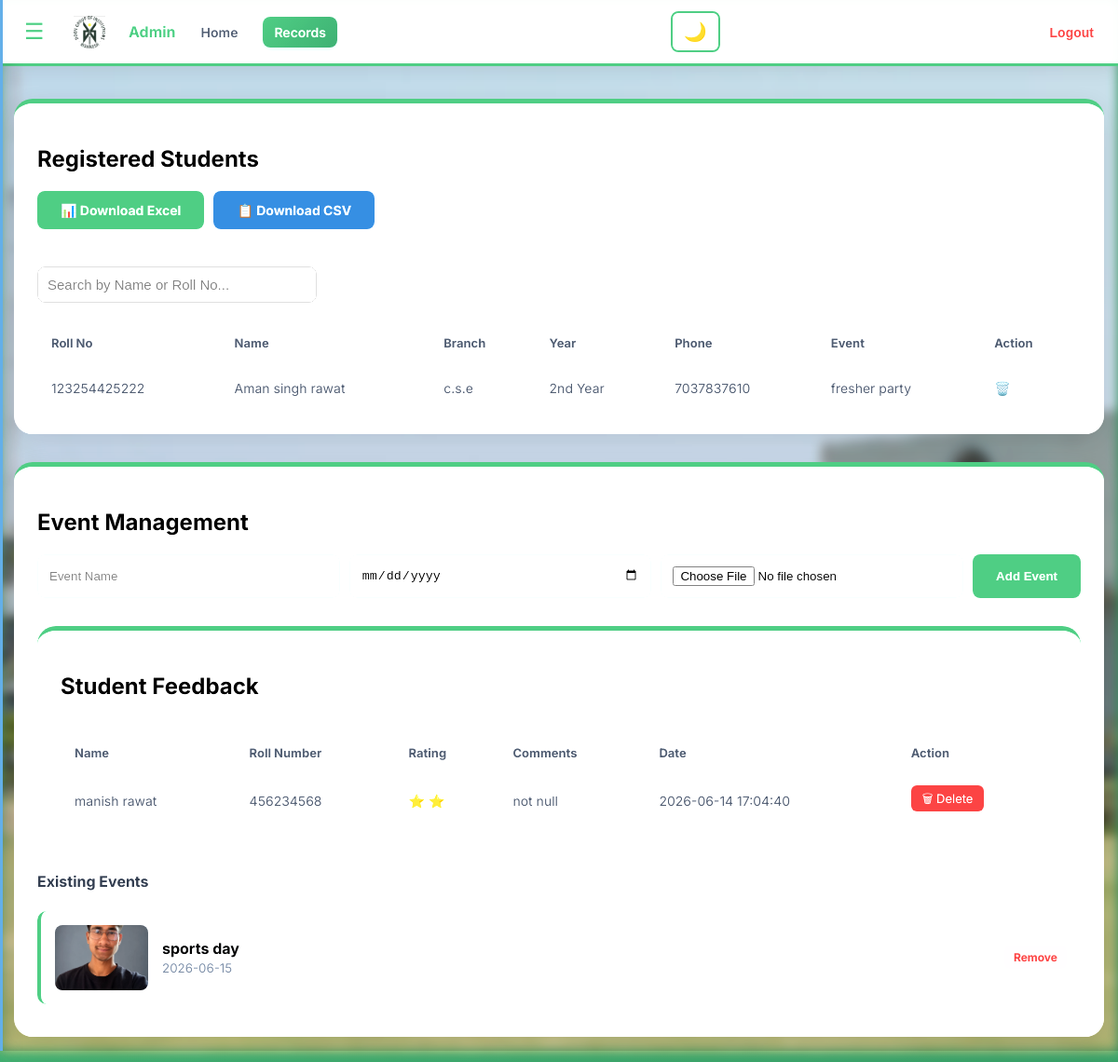
/students (signed in), run on the app's committed database.
### app.py (models this page shows)
class Student(db.Model):
    id = db.Column(db.Integer, primary_key=True)
    roll_no = db.Column(db.String(20), unique=True, nullable=False)
    name = db.Column(db.String(100), nullable=False)
    branch = db.Column(db.String(50), nullable=False)
    year = db.Column(db.String(20), nullable=False)
    phone = db.Column(db.String(15), nullable=False)
    event_name = db.Column(db.String(100), nullable=False)

class Feedback(db.Model):
    id = db.Column(db.Integer, primary_key=True)
    name = db.Column(db.String(100), nullable=False)
    roll_number = db.Column(db.String(20), nullable=False)
    rating = db.Column(db.Integer, nullable=False)
    comments = db.Column(db.Text, nullable=True)
    timestamp = db.Column(db.String(50), default=lambda: time.strftime('%Y-%m-%d %H:%M:%S'))

class Event(db.Model):
    id = db.Column(db.Integer, primary_key=True)
    name = db.Column(db.String(100), nullable=False)
    date = db.Column(db.String(20), nullable=False)
    image = db.Column(db.String(200), nullable=True)

### app.py (the view)
@login_required
@app.route('/students')
def view_students():
    if not session.get('logged_in'):
        return redirect(url_for('login'))
    students = Student.query.all()
    events = Event.query.all()
    feedbacks = Feedback.query.order_by(Feedback.id.desc()).all()
    return render_template(
        'view_students.html',
        students=students,
        events=events,
        feedbacks=feedbacks
    )

### app.py (called while the page is built)
@app.after_request
def add_header(response):
    response.headers["Cache-Control"] = "no-store, no-cache, must-revalidate, max-age=0"
    response.headers["Pragma"] = "no-cache"
    response.headers["Expires"] = "-1"
    return response

### templates/view_students.html (shortened to what this page needs)
<!DOCTYPE html>
<html>
<head>
    <link rel="stylesheet" href="{{ url_for('static', filename='style.css') }}?v=1.1">
</head>
<body>
<div id="mySidebar" class="sidebar">
    <a href="/">Dashboard</a>
    <a href="/register">Add Student</a>
    <a href="/students">View Records</a>
    <form method="POST" action="{{ url_for('logout') }}">
        <button type="submit" style="background:none; border:none; color:#cbd5e0; padding:15px 25px; font-size:18px; cursor:pointer; width:100%; text-align:left;">Logout</button>
    </form>
</div>
<nav class="navbar-custom">
    <div class="nav-left">
        <button onclick="openNav()" style="background:none; border:none; font-size:24px; cursor:pointer; color:#48bb78;">&#9776;</button>
        <img src="{{ url_for('static', filename='logo.png') }}" alt="College Logo" style="height: 35px; margin: 0 10px;" onerror="this.style.display='none'">
        <span style="font-weight: bold; color: #48bb78;">Admin</span>
        <a href="/">Home</a>
        <a href="/students" class="active">Records</a>
    </div>
    <button class="dark-mode-toggle" onclick="toggleDarkMode()" title="Toggle Dark/Light Mode" style="background:none; border:2px solid #48bb78; color:#48bb78; font-size:20px; cursor:pointer; padding:8px 12px; border-radius:8px; margin-left:10px;">🌙</button>
    <form method="POST" action="{{ url_for('logout') }}">
        <button type="submit" class="logout-btn">Logout</button>
    </form>
</nav>
<div class="container">
    <div class="table-card">
        <h2>Registered Students</h2>
        <div style="display: flex; gap: 10px; margin-bottom: 20px; flex-wrap: wrap;">
            <a href="/download_excel" style="display: inline-block; padding: 12px 25px; background: #48bb78; color: white; text-decoration: none; border-radius: 8px; font-weight: bold; cursor: pointer; font-size: 14px; border: none;">📊 Download Excel</a>
            <a href="/download_csv" style="display: inline-block; padding: 12px 25px; background: #3182ce; color: white; text-decoration: none; border-radius: 8px; font-weight: bold; cursor: pointer; font-size: 14px; border: none;">📋 Download CSV</a>
        </div>
        <div class="table-responsive">
            <div style="margin:20px 0;">
<input
type="text"
id="studentSearch"
placeholder="Search by Name or Roll No..."
style="
width:300px;
padding:10px;
border-radius:8px;
border:1px solid #ccc;
font-size:15px;
">
</div>
            <table>
                <thead>
                    <tr>
                        <th>Roll No</th>
                        <th>Name</th>
                        <th>Branch</th>
                        <th>Year</th>
                        <th>Phone</th>
                        <th>Event</th>
                        <th>Action</th>
                    </tr>
                </thead>
                <tbody id="studentTable">
                    {% for s in students %}
                    <tr>
                        <td>{{ s.roll_no }}</td>
                        <td>{{ s.name }}</td>
                        <td>{{ s.branch }}</td>
                        <td>{{ s.year }}</td>
                        <td>{{ s.phone }}</td>
                        <td>{{ s.event_name }}</td>
                        <td>
                            <a href="/delete_student/{{ s.id }}" onclick="return confirm('Delete?')" style="text-decoration:none;">🗑️</a>
                        </td>
                    </tr>
                    {% endfor %}
                </tbody>
            </table>
        </div>
    </div>
    <div class="table-card" style="margin-top: 30px;">
        <h2>Event Management</h2>
        <form action="/add_event" method="POST" class="event-form" enctype="multipart/form-data">
    <input
    type="text"
    name="event_name"
    placeholder="Event Name"
    required>
    <input
    type="date"
    name="event_date"
    required>
    <input
    type="file"
    name="event_image"
    accept="image/*"
    required>
    <button type="submit">
        Add Event
    </button>
</form>
<div class="table-card" style="margin-top:30px;">
<h2>Student Feedback</h2>
<div class="table-responsive">
<table>
<thead>
<tr>
<th>Name</th>
<th>Roll Number</th>
<th>Rating</th>
<th>Comments</th>
<th>Date</th>
<th>Action</th>
</tr>
</thead>
<tbody>
{% for f in feedbacks %}
<tr>
<td>{{f.name}}</td>
<td>{{f.roll_number}}</td>
<td>
{% for i in range(f.rating) %}
⭐
{% endfor %}
</td>
<td>{{f.comments}}</td>
<td>{{f.timestamp}}</td>
<td>
<a href="/delete_feedback/{{f.id}}"
onclick="return confirm('Delete this feedback?')"
style="text-decoration:none;
background:#e53e3e;
color:white;
padding:6px 12px;
border-radius:6px;
font-size:13px;">
🗑 Delete
</a>
</td>
</tr>
{% else %}
<tr>
<td colspan="5" style="text-align:center;">
No Feedback Available
</td>
</tr>
{% endfor %}
</tbody>
</table>
</div>
</div>
<h4 style="margin-top: 25px; color: #2d3748;">Existing Events</h4>
{% for e in events %}
<div style="background:#f8fafc;
padding:15px;
margin-bottom:10px;
border-radius:10px;
display:flex;
justify-content:space-between;
align-items:center;
border-left:4px solid #48bb78;">
    <div style="display:flex; align-items:center; gap:15px;">
        {% if e.image %}
        <img src="/static/event_images/{{e.image}}"
        width="100"
        height="70"
        style="object-fit:cover; border-radius:8px;">
        {% endif %}
        <div>
            <strong style="display:block;">
                {{ e.name }}
            </strong>
            <small style="color:#718096;">
                {{ e.date }}
            </small>
        </div>
    </div>
    <a href="/delete_event/{{ e.id }}"
    onclick="return confirm('Delete?')"
    style="color:#e53e3e;
    text-decoration:none;
    font-weight:bold;
    font-size:12px;
    background:rgba(229,62,62,0.1);
    padding:5px 10px;
    border-radius:5px;">
    Remove
    </a>
</div>
{% endfor %}
    </div>
</div>
</body>
</html>

### static/style.css (style rules this page uses)
* { box-sizing: border-box; }
body { font-family: 'Inter', sans-serif; background-image: url('/static/new.png'); background-size: cover; background-position: center; background-attachment: fixed; background-repeat: no-repeat; background-color: #2d3748; margin: 0; padding: 0; min-height: 100vh; overflow-x: hidden; filter: brightness(1.1); transition: background-color 0.3s ease, filter 0.3s ease; }
body::before { content: ''; position: fixed; top: 0; left: 0; right: 0; bottom: 0; background-image: url('/static/new.png'); background-size: cover; background-position: center; background-attachment: fixed; filter: blur(6px); z-index: -2; }
body::after { content: ''; position: fixed; top: 0; left: 0; right: 0; bottom: 0; background-color: rgba(0, 0, 0, 0.15); z-index: -1; }
.navbar-custom { background: rgba(45, 55, 80, 0.92); backdrop-filter: blur(10px); padding: 1rem 2rem; display: flex; align-items: center; justify-content: flex-start; gap: 20px; box-shadow: 0 2px 20px rgba(0,0,0,0.2); border-bottom: 3px solid #5a9fd4; }
.navbar-custom a { color: #e2e8f0; text-decoration: none; padding: 10px 15px; font-size: 14px; font-weight: 600; border-radius: 8px; transition: all 0.3s ease; }
.navbar-custom a:hover, .navbar-custom a.active { background: rgba(90, 159, 212, 0.8); color: white; box-shadow: 0 2px 8px rgba(90, 159, 212, 0.4); }
.dark-mode-toggle { background: none; border: 2px solid #5a9fd4; color: #7db3e0; font-size: 20px; cursor: pointer; padding: 8px 12px; border-radius: 8px; transition: all 0.3s ease; display: flex; align-items: center; justify-content: center; margin-left: 10px; }
.navbar-custom:has(.dark-mode-toggle) { --accent-color: #667eea; }
body:not(.dark-mode) .navbar-custom .dark-mode-toggle { border-color: #667eea; color: #667eea; }
.sidebar { position: fixed; top: 0; left: -285px; width: 280px; height: 100vh; background: rgba(26, 32, 44, 0.98); transition: all 0.4s ease-in-out; z-index: 10000; padding-top: 20px; box-shadow: 4px 0 15px rgba(0,0,0,0.5); border-right: 3px solid #5a9fd4; }
.sidebar a { display: block; padding: 15px 25px; color: #cbd5e0; text-decoration: none; font-size: 16px; transition: 0.3s; border-left: 4px solid transparent; }
.container { padding:40px; max-width:1200px; width:100%; margin:auto; }
.navbar-custom { width:100%; display:flex; align-items:center; justify-content:center; flex-wrap:wrap; gap:12px; }
.navbar-custom a { white-space:nowrap; }

### templates/view_students.html (style rules this page uses)
body { font-family: 'Inter', sans-serif; background: linear-gradient(135deg, #48bb78 0%, #38a169 100%); margin: 0; min-height: 100vh; }
.navbar-custom { background: rgba(255, 255, 255, 0.95); backdrop-filter: blur(10px); padding: 12px 20px; display: flex; align-items: center; justify-content: space-between; border-bottom: 3px solid #48bb78; box-shadow: 0 2px 20px rgba(0,0,0,0.1); position: sticky; top: 0; z-index: 1000; }
.nav-left { display: flex; align-items: center; gap: 15px; }
.navbar-custom a { color: #4a5568; text-decoration: none; font-weight: 600; padding: 8px 12px; border-radius: 8px; font-size: 14px; }
.navbar-custom a.active { background: linear-gradient(135deg, #48bb78 0%, #38a169 100%); color: white; }
.logout-btn { color: #e53e3e; background: none; border: none; font-weight: 700; cursor: pointer; font-size: 14px; }
.sidebar { height: 100%; width: 0; position: fixed; z-index: 1001; top: 0; left: 0; background: rgba(26, 32, 44, 0.98); overflow-x: hidden; transition: 0.4s; padding-top: 60px; }
.sidebar a { padding: 15px 25px; color: #cbd5e0; text-decoration: none; display: block; }
.container { max-width: 1200px; margin: 20px auto; padding: 15px; }
.table-card { background: white; padding: 25px; border-radius: 20px; border-top: 5px solid #48bb78; box-shadow: 0 8px 32px rgba(0,0,0,0.1); overflow: hidden; }
.table-responsive { width: 100%; overflow-x: auto; -webkit-overflow-scrolling: touch; }
table { width: 100%; border-collapse: collapse; margin-top: 15px; min-width: 600px; }
th { background: #f8fafc; color: #4a5568; padding: 15px; text-align: left; font-size: 13px; border-bottom: 2px solid #edf2f7; }
td { padding: 15px; border-bottom: 1px solid #f1f5f9; color: #4a5568; font-size: 14px; }
.event-form { display: flex; gap: 10px; flex-wrap: wrap; }
.event-form input { flex: 1; min-width: 200px; padding: 12px; border: 1px solid #e2e8f0; border-radius: 8px; }
.event-form button { padding: 12px 25px; border-radius: 8px; cursor: pointer; background: #48bb78; color: white; border: none; font-weight: bold; }

### data on the page
Student: roll_no "123254425222", name "Aman singh rawat", branch "c.s.e", year "2nd Year", phone "7037837610", event_name "fresher party"
Feedback: name "manish rawat", roll_number "456234568", rating 2 (drawn), comments "not null", timestamp "2026-06-14 17:04:40"
Event: image (picture), name "sports day", date "2026-06-15"
